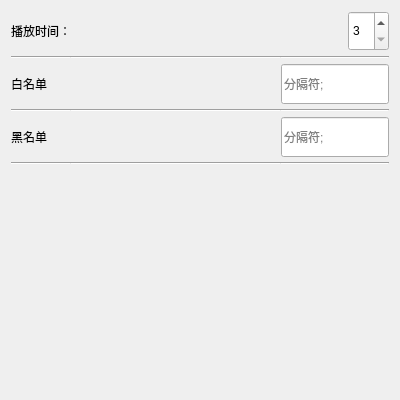
<?xml version="1.0" encoding="UTF-8"?>
<ui version="4.0">
 <class>set</class>
 <widget class="QWidget" name="set">
  <property name="geometry">
   <rect>
    <x>0</x>
    <y>0</y>
    <width>400</width>
    <height>400</height>
   </rect>
  </property>
  <property name="minimumSize">
   <size>
    <width>400</width>
    <height>400</height>
   </size>
  </property>
  <property name="maximumSize">
   <size>
    <width>400</width>
    <height>400</height>
   </size>
  </property>
  <property name="windowTitle">
   <string>壁纸播放设置</string>
  </property>
  <layout class="QVBoxLayout" name="verticalLayout">
   <item>
    <layout class="QGridLayout" name="gridLayout">
     <property name="horizontalSpacing">
      <number>0</number>
     </property>
     <property name="verticalSpacing">
      <number>5</number>
     </property>
     <item row="1" column="1">
      <widget class="Line" name="line_2">
       <property name="orientation">
        <enum>Qt::Orientation::Horizontal</enum>
       </property>
      </widget>
     </item>
     <item row="6" column="0">
      <spacer name="verticalSpacer">
       <property name="orientation">
        <enum>Qt::Orientation::Vertical</enum>
       </property>
       <property name="sizeHint" stdset="0">
        <size>
         <width>20</width>
         <height>40</height>
        </size>
       </property>
      </spacer>
     </item>
     <item row="4" column="2" alignment="Qt::AlignmentFlag::AlignRight">
      <widget class="QLineEdit" name="lineEdit_black">
       <property name="minimumSize">
        <size>
         <width>0</width>
         <height>40</height>
        </size>
       </property>
       <property name="placeholderText">
        <string>分隔符;</string>
       </property>
      </widget>
     </item>
     <item row="3" column="2">
      <widget class="Line" name="line_6">
       <property name="orientation">
        <enum>Qt::Orientation::Horizontal</enum>
       </property>
      </widget>
     </item>
     <item row="3" column="1">
      <widget class="Line" name="line_5">
       <property name="orientation">
        <enum>Qt::Orientation::Horizontal</enum>
       </property>
      </widget>
     </item>
     <item row="0" column="2" alignment="Qt::AlignmentFlag::AlignRight">
      <widget class="SpinBox" name="spinBox_paly_time">
       <property name="minimumSize">
        <size>
         <width>0</width>
         <height>40</height>
        </size>
       </property>
       <property name="minimum">
        <number>3</number>
       </property>
       <property name="maximum">
        <number>60</number>
       </property>
      </widget>
     </item>
     <item row="1" column="0">
      <widget class="Line" name="line">
       <property name="orientation">
        <enum>Qt::Orientation::Horizontal</enum>
       </property>
      </widget>
     </item>
     <item row="1" column="2">
      <widget class="Line" name="line_3">
       <property name="orientation">
        <enum>Qt::Orientation::Horizontal</enum>
       </property>
      </widget>
     </item>
     <item row="5" column="0">
      <widget class="Line" name="line_7">
       <property name="orientation">
        <enum>Qt::Orientation::Horizontal</enum>
       </property>
      </widget>
     </item>
     <item row="0" column="0">
      <widget class="QLabel" name="label_paly_time">
       <property name="styleSheet">
        <string notr="true">font: 16pt &quot;Microsoft YaHei UI&quot;;</string>
       </property>
       <property name="text">
        <string>播放时间：</string>
       </property>
      </widget>
     </item>
     <item row="4" column="0">
      <widget class="QLabel" name="label_black">
       <property name="styleSheet">
        <string notr="true">font: 16pt &quot;Microsoft YaHei UI&quot;;</string>
       </property>
       <property name="text">
        <string>黑名单</string>
       </property>
      </widget>
     </item>
     <item row="5" column="1">
      <widget class="Line" name="line_8">
       <property name="orientation">
        <enum>Qt::Orientation::Horizontal</enum>
       </property>
      </widget>
     </item>
     <item row="2" column="0">
      <widget class="QLabel" name="label_white">
       <property name="styleSheet">
        <string notr="true">font: 16pt &quot;Microsoft YaHei UI&quot;;</string>
       </property>
       <property name="text">
        <string>白名单</string>
       </property>
      </widget>
     </item>
     <item row="6" column="2">
      <spacer name="verticalSpacer_2">
       <property name="orientation">
        <enum>Qt::Orientation::Vertical</enum>
       </property>
       <property name="sizeHint" stdset="0">
        <size>
         <width>20</width>
         <height>40</height>
        </size>
       </property>
      </spacer>
     </item>
     <item row="5" column="2">
      <widget class="Line" name="line_9">
       <property name="orientation">
        <enum>Qt::Orientation::Horizontal</enum>
       </property>
      </widget>
     </item>
     <item row="3" column="0">
      <widget class="Line" name="line_4">
       <property name="orientation">
        <enum>Qt::Orientation::Horizontal</enum>
       </property>
      </widget>
     </item>
     <item row="2" column="2" alignment="Qt::AlignmentFlag::AlignRight">
      <widget class="QLineEdit" name="lineEdit_white">
       <property name="minimumSize">
        <size>
         <width>0</width>
         <height>40</height>
        </size>
       </property>
       <property name="placeholderText">
        <string>分隔符;</string>
       </property>
      </widget>
     </item>
     <item row="0" column="1">
      <spacer name="horizontalSpacer">
       <property name="orientation">
        <enum>Qt::Orientation::Horizontal</enum>
       </property>
       <property name="sizeHint" stdset="0">
        <size>
         <width>40</width>
         <height>20</height>
        </size>
       </property>
      </spacer>
     </item>
    </layout>
   </item>
  </layout>
 </widget>
 <customwidgets>
  <customwidget>
   <class>SpinBox</class>
   <extends>QSpinBox</extends>
   <header>qfluentwidgets.components.widgets</header>
  </customwidget>
 </customwidgets>
 <resources/>
 <connections/>
</ui>
